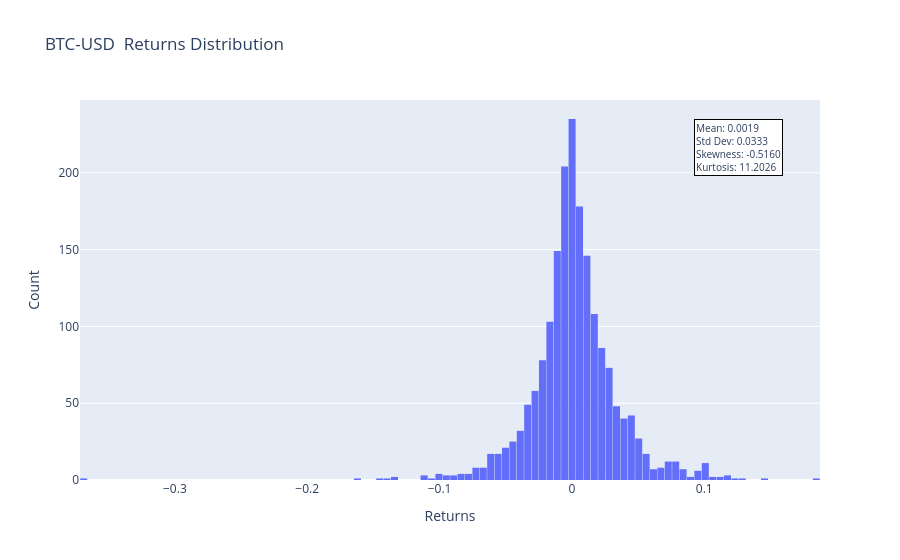

Write notebook code for a chart like this one.
### Code cell
btc.plot_returns_dist();

### Figure 1 — Plotly figure (JSON) as saved in the notebook; plotly's stock layout.template omitted (floating-point values rounded to 4 significant figures; data arrays with more than 128 entries replaced by an {"elided": "..."} marker saying what was removed)
{"data": [{"name": "BTC-USD Returns Distribution", "type": "histogram", "x": {"elided": "1874 float values"}, "xbins": {"end": 0.1875, "size": 0.005592, "start": -0.3717}}], "layout": {"annotations": [{"align": "left", "bgcolor": "white", "bordercolor": "black", "borderwidth": 1, "font": {"size": 10}, "showarrow": false, "text": "Mean: 0.0019<br>Std Dev: 0.0333<br>Skewness: -0.5160<br>Kurtosis: 11.2026", "x": 0.95, "xanchor": "right", "xref": "paper", "y": 0.95, "yanchor": "top", "yref": "paper"}], "bargap": 0.05, "title": {"text": "BTC-USD  Returns Distribution"}, "xaxis": {"title": {"text": "Returns"}}, "yaxis": {"range": [0, null], "rangemode": "nonnegative", "title": {"text": "Count"}}}}
